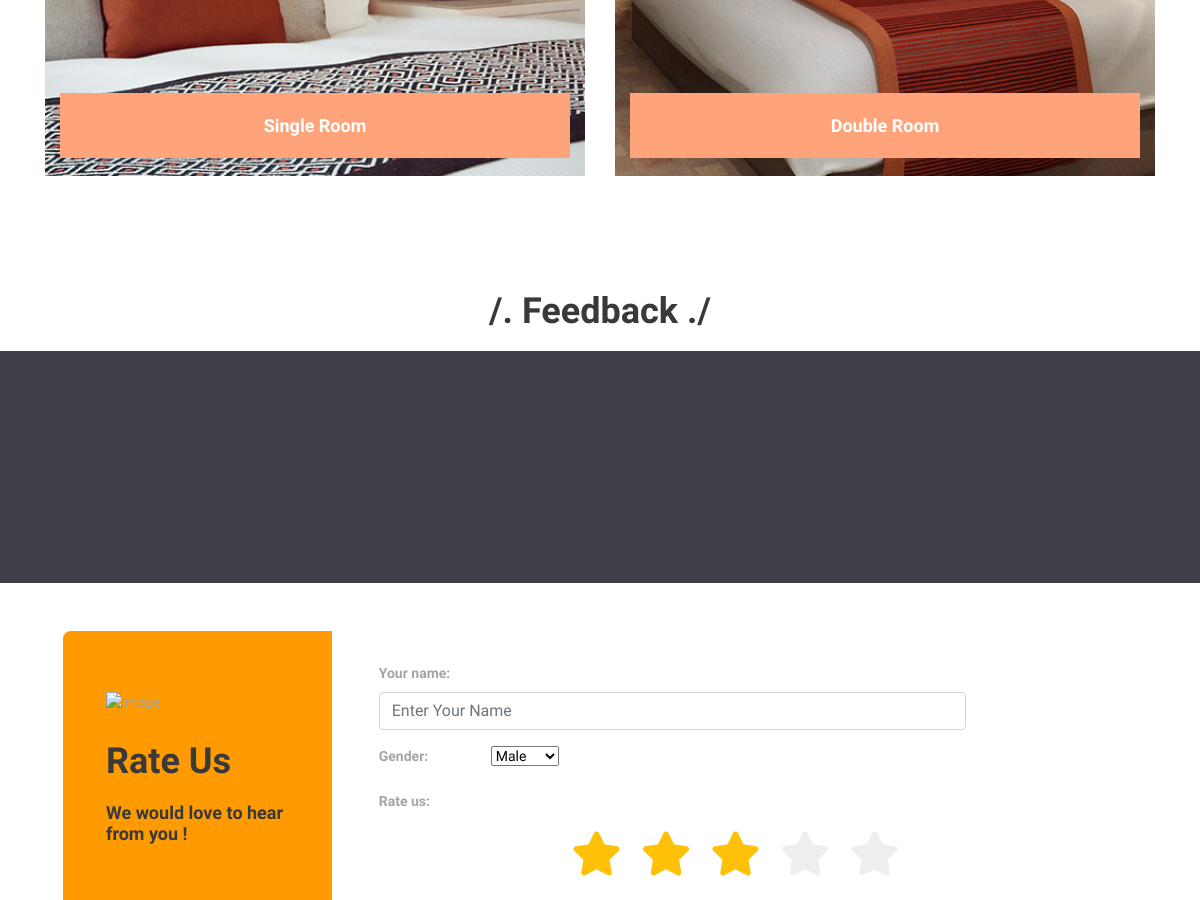
The page /Views/index.php (middle part) on the database as committed earlier.
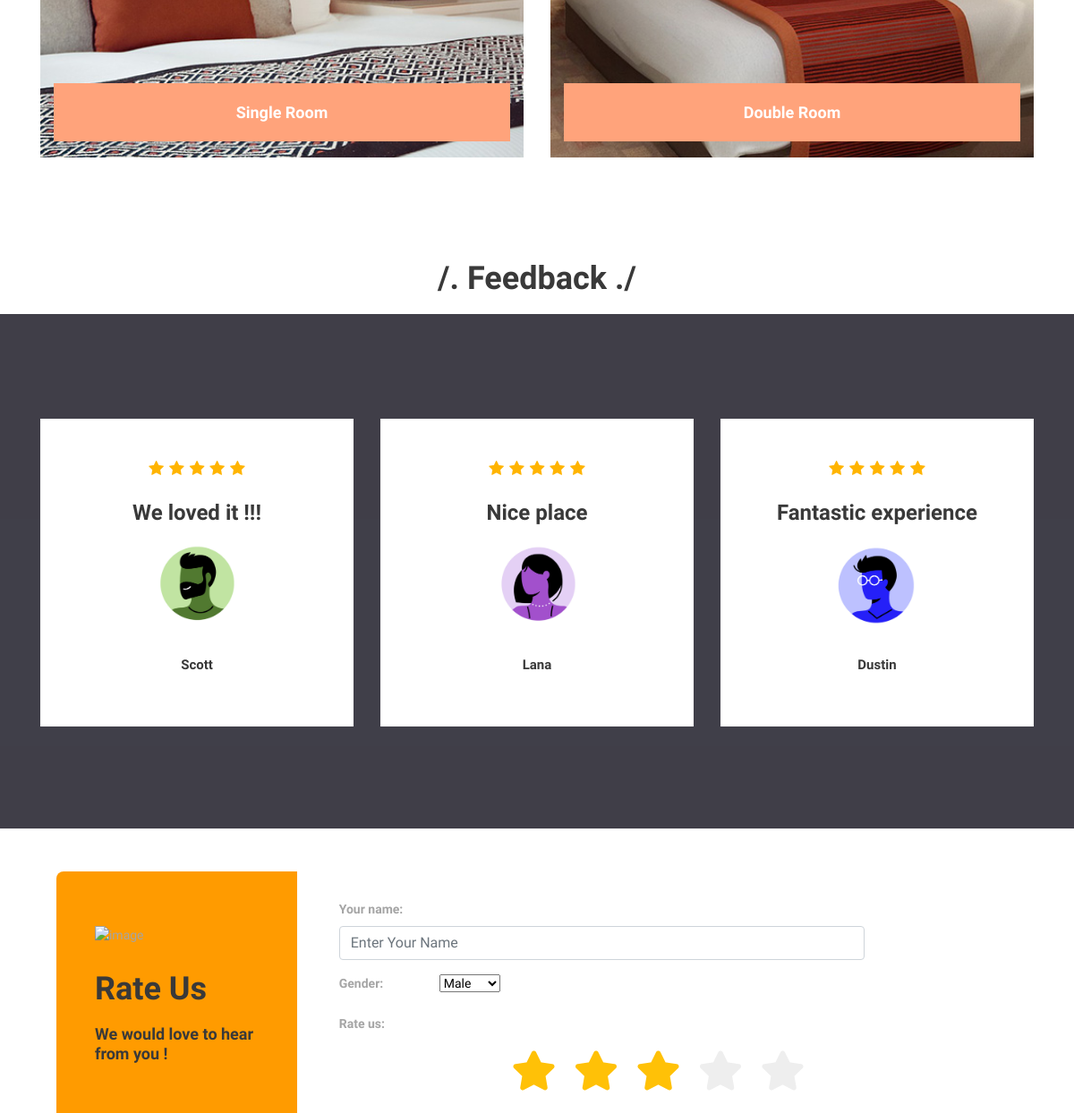
The same page on the database as committed later.
### tables this page shows
CREATE TABLE `feedback` (
  `id` int(8) NOT NULL,
  `userName` varchar(32) NOT NULL,
  `content` varchar(255) NOT NULL,
  `rating` int(11) NOT NULL,
  `imageSrc` varchar(50) NOT NULL
);

### Views/index.php (the view, shortened to what this page needs)
<?php
	$servername = "localhost";
	$username = "root";
	$password = "";
	$dbname = "hotel";
	$conn = new mysqli($servername, $username, $password, $dbname);
	$sql = "SELECT userName, content, rating, imageSrc FROM feedback";
	$result = $conn->query($sql);
?>
<!DOCTYPE html>
<html lang="en">
<head>
<link rel="stylesheet" type="text/css" href="styles/bootstrap-4.1.2/bootstrap.min.css">
<link href="plugins/font-awesome-4.7.0/css/font-awesome.min.css" rel="stylesheet" type="text/css">
<link rel="stylesheet" type="text/css" href="plugins/OwlCarousel2-2.3.4/owl.carousel.css">
<link rel="stylesheet" type="text/css" href="plugins/OwlCarousel2-2.3.4/owl.theme.default.css">
<link rel="stylesheet" type="text/css" href="plugins/OwlCarousel2-2.3.4/animate.css">
<link href="plugins/jquery-datepicker/jquery-ui.css" rel="stylesheet" type="text/css">
<link href="plugins/colorbox/colorbox.css" rel="stylesheet" type="text/css">
<link rel="stylesheet" type="text/css" href="styles/main_styles.css">
<link rel="stylesheet" type="text/css" href="styles/responsive.css">
<link rel="stylesheet" href="https://use.fontawesome.com/releases/v5.10.2/css/all.css" />
</head>
<body>
<div class="super_container">
	<div class="booking">
		<div class="container">
			<div class="row">
				<div class="col">
					<div class="booking_slider_container">
						<div class="owl-carousel owl-theme booking_slider">
							<div class="booking_item">
								<div class="background_image" style="background-image:url(images/booking_3.jpg)"></div>
								<div class="booking_link"><a href="booking.php">Single Room</a></div>
							</div>
							<div class="booking_item">
								<div class="background_image" style="background-image:url(images/booking_1.jpg)"></div>
								<div class="booking_link"><a href="booking.php">Double Room</a></div>
							</div>
						</div>
					</div>
				</div>
			</div>
		</div>
	</div>
	<div id="review" style="text-align: center; padding-bottom: 10px;"><h2>/. Feedback ./</h2></div>
	<div class="testimonials">
		<div class="parallax_background parallax-window" data-parallax="scroll" data-image-src="images/testimonials.jpg" data-speed="0.8"></div>
		<div class="testimonials_overlay"></div>
		<div class="container">
			<div class="row">
				<div class="col">
					<div class="testimonials_slider_container">
						<div class="owl-carousel owl-theme test_slider">
							<?php
								if ($result->num_rows > 0) {
									while($row = $result->fetch_assoc()) {
										echo '<div  class="test_slider_item text-center">
											<div class="rating rating_'. $row["rating"] .' d-flex flex-row align-items-start justify-content-center"><i></i><i></i><i></i><i></i><i></i></div>
											<div class="testimonial_title"><a href="#">'. $row["content"] .'</a></div>
											<div class="testimonial_image"><img src="images/'. $row["imageSrc"] .'" alt=""></div>
											<div class="testimonial_author"><a href="#">'. $row["userName"] .'</a></div>
										</div>';
									}
								}
							?>
						</div>
					</div>
				</div>
			</div>
		</div>
	</div>
	<form action="" method="post" class="container give-feedback">
		<div class="row">
			<div class="col-md-3">
				<div class="give-feedback-info">
					<img src="https://cdn-icons-png.flaticon.com/512/1087/1087804.png" alt="image"/>
					<h2>Rate Us</h2>
					<h4>We would love to hear from you !</h4>
				</div>
			</div>
			<div class="col-md-9">
				<div class="give-feedback-form">
					<div class="form-group">
					<label class="control-label col-sm-2" for="fb-userName">Your name:</label>
					<div class="col-sm-10">
						<input type="text" class="form-control" id="fb-userName" placeholder="Enter Your Name" name="fb-userName" required>
					</div>
					</div>
					<div class="form-group">
					<label class="control-label col-sm-2" for="fb-gender">Gender:</label>
						<select name="fb-gender" id="fb-gender">
							<option value="male">Male</option>
						</select>
					</div>
					<div class="form-group">
					<label class="control-label col-sm-2" for="star-rating">Rate us:</label>
						<div class="star-rating">
							<div class="star-input">
								<label for="rating-5" class="fas fa-star"></label>
								<label for="rating-4" class="fas fa-star"></label>
								<label for="rating-3" class="fas fa-star"></label>
								<label for="rating-2" class="fas fa-star"></label>
								<label for="rating-1" class="fas fa-star"></label>
							</div>
						</div>
					</div>
				</div>
			</div>
		</div>
	</form>
</div>
</body>
</html>

### Views/styles/main_styles.css (style rules this page uses)
* { margin: 0; padding: 0; -webkit-font-smoothing: antialiased; -webkit-text-shadow: rgba(0, 0, 0, .01) 0 0 1px; text-shadow: rgba(0, 0, 0, .01) 0 0 1px; }
body { font-family: 'Raleway', sans-serif; font-size: 14px; font-weight: 400; background: #FFFFFF; color: #a5a5a5; }
div { display: block; position: relative; -webkit-box-sizing: border-box; -moz-box-sizing: border-box; box-sizing: border-box; }
a { -webkit-transition: all 200ms ease; -moz-transition: all 200ms ease; -ms-transition: all 200ms ease; -o-transition: all 200ms ease; transition: all 200ms ease; }
a, a:hover, a:visited, a:active, a:link { text-decoration: none; -webkit-font-smoothing: antialiased; -webkit-text-shadow: rgba(0, 0, 0, .01) 0 0 1px; text-shadow: rgba(0, 0, 0, .01) 0 0 1px; }
h2 { font-size: 36px; }
h4 { font-size: 18px; }
h1, h2, h3, h4, h5, h6 { font-family: 'Raleway', sans-serif; -webkit-font-smoothing: antialiased; -webkit-text-shadow: rgba(0, 0, 0, .01) 0 0 1px; text-shadow: rgba(0, 0, 0, .01) 0 0 1px; line-height: 1.2; color: #393939; font-weight: 600; }
img { max-width: 100%; }
.form-control { color: #db5246; }
.super_container { width: 100%; overflow: hidden; }
.parallax-window { min-height: 400px; background: transparent; }
.parallax_background { position: absolute; top: 0; left: 0; width: 100%; height: 100%; }
.background_image { position: absolute; top: 0; left: 0; width: 100%; height: 100%; background-repeat: no-repeat; background-size: cover; background-position: center center; }
.owl-carousel, .owl-carousel .owl-stage-outer, .owl-carousel .owl-stage, .owl-carousel .owl-item { height: 100%; }
.testimonials { padding-top: 117px; padding-bottom: 114px; }
.test_slider_item { background: #ffffff; padding-top: 43px; padding-bottom: 58px; padding-left: 45px; padding-right: 45px; }
.rating i::before { font-family: 'FontAwesome'; content: "\f005"; font-style: normal; font-size: 18px; color: rgba(0, 0, 0, 0.2); }
.rating i:not(:last-of-type) { margin-right: 6px; }
.rating_5 i:first-child::before { color: #ffb400; }
.rating_5 i:nth-child(2)::before { color: #ffb400; }
.rating_5 i:nth-child(3)::before { color: #ffb400; }
.rating_5 i:nth-child(4)::before { color: #ffb400; }
.rating_5 i:nth-child(5)::before { color: #ffb400; }
.testimonial_title { margin-top: 21px; }
.testimonial_title a { font-size: 24px; font-weight: 600; color: #393939; line-height: 1.2; }
.testimonial_image { width: 106px; height: 106px; border-radius: 50%; overflow: hidden; margin-left: auto; margin-right: auto; margin-top: 12px; }
.testimonial_author { margin-top: 26px; font-size: 15px; font-weight: 600; color: #393939; }
.testimonial_author a { font-size: 15px; font-weight: 600; color: #393939; }
.booking { background: #ffffff; padding-top: 107px; padding-bottom: 114px; }
.booking_slider_container { margin-top: 63px; }
.booking_item { height: 569px; }
.booking_link { position: absolute; bottom: 18px; left: 15px; width: calc(100% - 30px); height: 65px; background: #ffa37b; text-align: center; }
.booking_link a { display: block; width: 100%; height: 100%; line-height: 65px; font-size: 18px; font-weight: 600; color: #ffffff; }
.testimonials_overlay { position: absolute; top: 0; left: 0; width: 100%; height: 100%; background: rgba(13, 11, 24, 0.79); pointer-events: none; }

### Views/index.php (style rules this page uses)
.give-feedback { padding: 4%; height: 400px; margin-bottom: 100px; }
.col-md-3 { background: #ff9b00; padding: 4%; border-top-left-radius: 0.5rem; border-bottom-left-radius: 0.5rem; }
.give-feedback-info { margin-top:10%; }
.give-feedback-info img { margin-bottom: 15%; }
.give-feedback-info h2 { margin-bottom: 10%; }
.col-md-9 { background: #fff; padding: 3%; border-top-right-radius: 0.5rem; border-bottom-right-radius: 0.5rem; }
.give-feedback-form label { font-weight:600; }
.star-rating { margin: 2px auto; display: table; width: 350px; }
.star-rating label { padding: 10px; float: right; font-size: 44px; color: #eee; }
.star-rating input:checked ~ label { color: #ffc107; }

Rows that differ between the two databases and show on the page:
added feedback: content "We loved it !!!", imageSrc (picture), userName "Scott"
added feedback: content "Nice place", imageSrc (picture), userName "Lana"
added feedback: content "Fantastic experience", imageSrc (picture), userName "Dustin"
